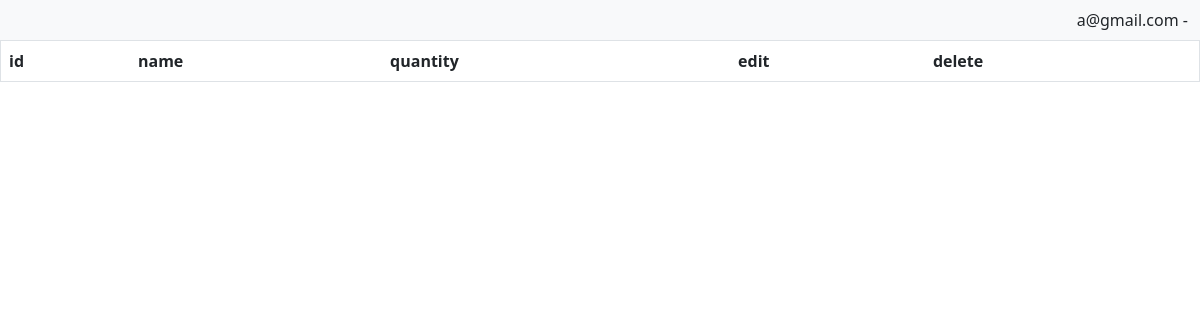
Before: /items_list/ (signed in) with the older database file.
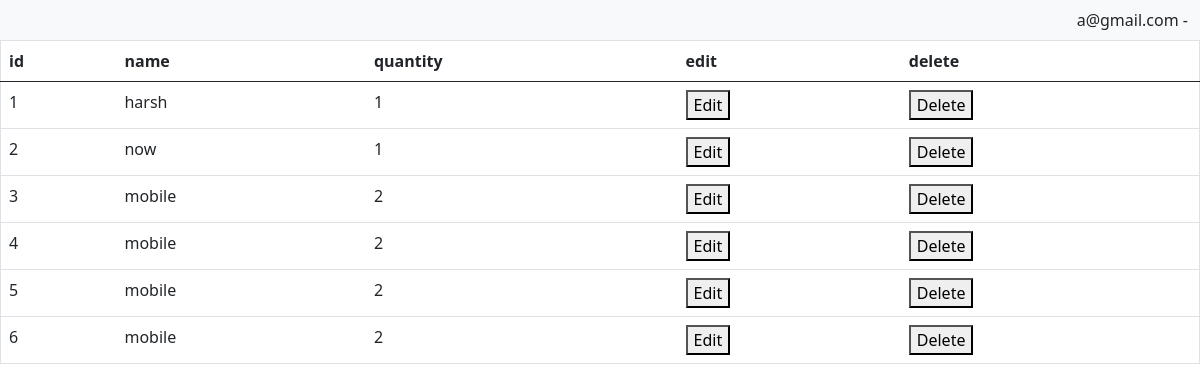
After: the same page with the newer database file.
### user_permissions/models.py (models this page shows, shortened)
class User(AbstractUser):
    username = models.CharField(max_length=150, blank=True, unique=False)
    email = models.EmailField(max_length=100, unique=True)
    role = models.CharField(max_length=10, choices=Role.choices())
    is_deleted = models.BooleanField(default=False)
    USERNAME_FIELD = 'email'
    REQUIRED_FIELDS = ['username']

class Manufacturer(models.Model):
    name = models.CharField(max_length=100)
    create_by = models.ForeignKey(User, on_delete=models.CASCADE, related_name="creat")
    create_at = models.DateTimeField(auto_now_add=True)
    update_by = models.ForeignKey(User, on_delete=models.CASCADE, related_name="update_by")
    update_at = models.DateTimeField(auto_now=True)
    quantity = models.IntegerField()

### user_permissions/views.py (the view)
# urls.py: path('items_list/',views.ItemsList.as_view(),name="items_list"),
class ItemsList(LoginRequiredMixin,ListView):
    login_url = 'login'
    model = Manufacturer
    template_name = 'items_list.html'
    context_object_name = 'items'

### templates/items_list.html (shortened to what this page needs)
{% include 'base.html' %}
<html>
    <body>
        <table class="table" align="center" border="1">
        <thead class="thead-dark">
            <tr>
                <th scope="col">id</th>
                <th scope="col">name</th>
                <th scope="col">quantity</th>
                <th scope="col">edit</th>
                <th scope="col">delete</th>
            </tr>
        </thead>
        {% for item in items %}
            <tr>
                <td>{{item.id}}</td>
                <td>{{item.name}}</td>
                <td>{{item.quantity}}</td>
                <td>
                <form method="GET" action="/user_edit/{{user_field.pk}}">
                        <button type="edit">Edit</button>
                </form></td>
                <td>
                    <form method="POST" action="/user_delete/{{user_field.pk}}">
                            <button type="submit">Delete</button>
                    </form></td>
        {% endfor %}
    </body>
</html>

### templates/base.html (shortened to what this page needs)
<!DOCTYPE html>
<html>
    <head>
        <link href="https://cdn.jsdelivr.net/npm/bootstrap@5.0.2/dist/css/bootstrap.min.css" rel="stylesheet">
    </head>
    <body>
        <nav class="navbar navbar-expand-lg navbar-light bg-light">
            <div class="container-fluid">
              <div class="collapse navbar-collapse" id="navbarSupportedContent">
                <ul class="navbar-nav me-auto mb-2 mb-lg-0">
                  <li class="nav-item">
                    <a class="nav-link disabled"></a>
                  </li>
                </ul>
                <form class="d-flex">
                    {% if request.user.is_authenticated %}
                    {{request.user.email}} - {{request.user.role}}
                    {% endif %}
                </form>
              </div>
            </div>
          </nav>
    </body>
</html>

Changed rows visible on the page:
added Manufacturer: id "1", name "harsh", quantity "1"
added Manufacturer: id "2", name "now", quantity "1"
added Manufacturer: id "3", name "mobile", quantity "2"
added Manufacturer: id "4", name "mobile", quantity "2"
added Manufacturer: id "5", name "mobile", quantity "2"
added Manufacturer: id "6", name "mobile", quantity "2"
